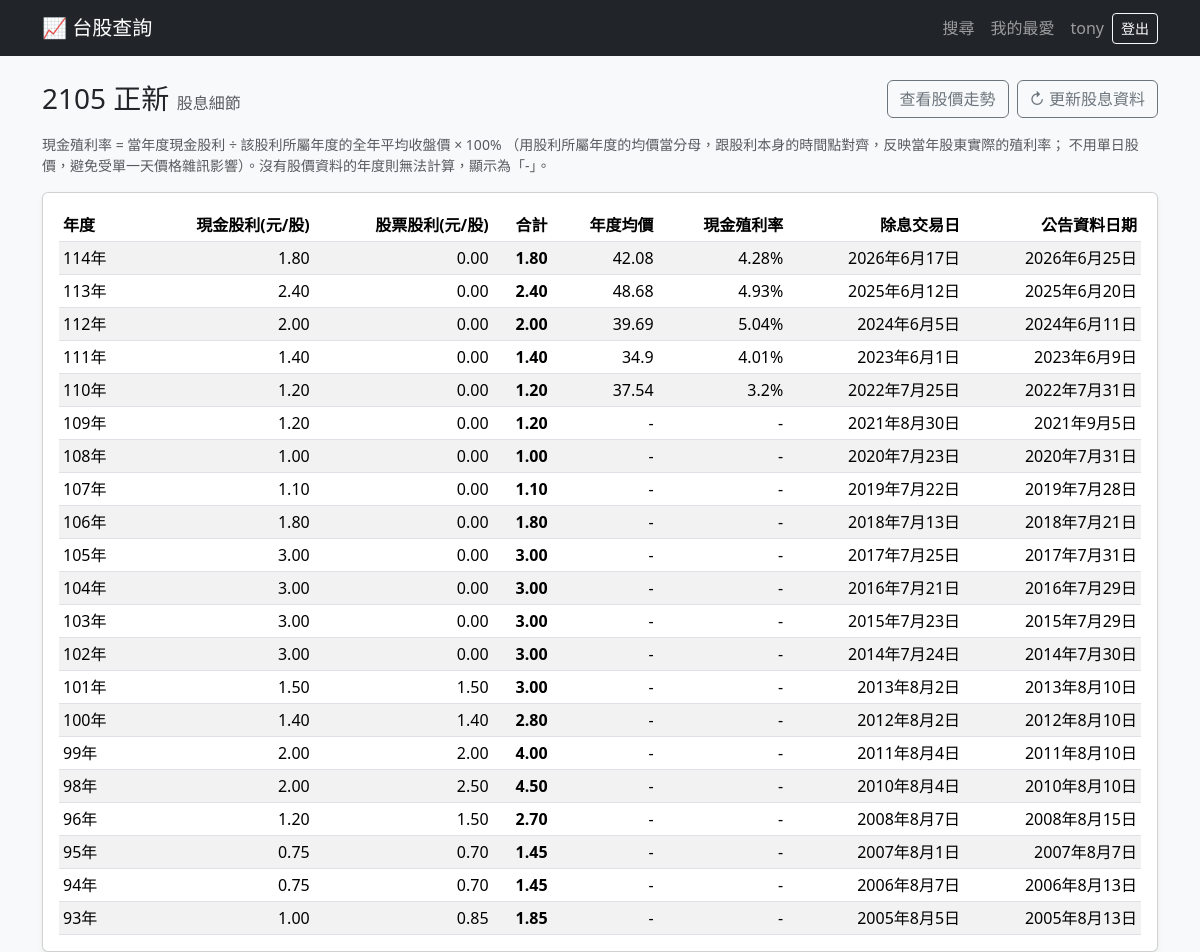
Page /stock/2105/dividends/ (signed in) on the committed database.
### stocks/models.py (models this page shows, shortened)
class Stock(models.Model):
    stock_id = models.CharField("代號", max_length=10, primary_key=True)
    name = models.CharField("名稱", max_length=50)
    industry = models.CharField("產業", max_length=50, blank=True)
    market = models.CharField("市場", max_length=10, blank=True)
    last_fetched = models.DateField("最後抓取日", null=True, blank=True)

class Dividend(models.Model):
    stock = models.ForeignKey(Stock, on_delete=models.CASCADE, related_name="dividends")
    year = models.CharField("股利所屬年度", max_length=10)
    date = models.DateField("公告資料日期")
    cash_dividend = models.FloatField("現金股利(元/股)", default=0.0)
    stock_dividend = models.FloatField("股票股利(元/股)", default=0.0)
    cash_ex_dividend_date = models.DateField("除息交易日", null=True, blank=True)
    class Meta:
        ordering = ["-year", "-date"]
        constraints = [models.UniqueConstraint(fields=["stock", "year", "date"], name="uniq_stock_year_date")]

### stocks/views.py (the view)
# urls.py: path("stock/<str:stock_id>/dividends/", views.stock_dividends, name="stock_dividends"),
@login_required
def stock_dividends(request, stock_id):
    stock = get_object_or_404(Stock, stock_id=stock_id)
    try:
        ensure_dividends(stock)
    except FinMindError as e:
        messages.error(request, str(e))
    rows = stock_dividend_history(stock)
    return render(request, "stocks/stock_dividends.html", {"stock": stock, "rows": rows})

### stocks/finmind.py (called while the page is built, shortened)
def _parse_roc_year(year_str):
    m = re.match(r"\d+", year_str or "")
    return int(m.group()) if m else None

def ensure_dividends(stock, force=False):
    if not force and stock.dividends.exists():
        return

### stocks/templates/stocks/stock_dividends.html (shortened to what this page needs)
{% extends "base.html" %}
{% block content %}
<div class="d-flex justify-content-between align-items-center mb-3">
  <h3 class="mb-0">{{ stock.stock_id }} {{ stock.name }} <small class="text-muted fs-6">股息細節</small></h3>
  <div class="d-flex gap-2">
    <a href="{% url 'stock_detail' stock.stock_id %}" class="btn btn-outline-secondary">查看股價走勢</a>
    <form method="post" action="{% url 'refresh_dividend' stock.stock_id %}">{% csrf_token %}
      <button class="btn btn-outline-secondary">↻ 更新股息資料</button>
    </form>
  </div>
</div>
<small class="text-muted d-block mb-3">
  現金殖利率 = 當年度現金股利 ÷ 該股利所屬年度的全年平均收盤價 × 100%
  （用股利所屬年度的均價當分母，跟股利本身的時間點對齊，反映當年股東實際的殖利率；
  不用單日股價，避免受單一天價格雜訊影響）。沒有股價資料的年度則無法計算，顯示為「-」。
</small>
{% if rows %}
<div class="card shadow-sm"><div class="card-body">
  <table class="table table-sm table-striped text-end mb-0">
    <thead>
      <tr>
        <th class="text-start">年度</th>
        <th>現金股利(元/股)</th>
        <th>股票股利(元/股)</th>
        <th>合計</th>
        <th>年度均價</th>
        <th>現金殖利率</th>
        <th>除息交易日</th>
        <th>公告資料日期</th>
      </tr>
    </thead>
    <tbody>
    {% for r in rows %}
      <tr>
        <td class="text-start">{{ r.year }}</td>
        <td>{{ r.cash|floatformat:2 }}</td>
        <td>{{ r.stock_div|floatformat:2 }}</td>
        <td><strong>{{ r.total|floatformat:2 }}</strong></td>
        <td>{{ r.avg_close|default:"-" }}</td>
        <td>{% if r.yield_pct %}{{ r.yield_pct }}%{% else %}-{% endif %}</td>
        <td>{{ r.cash_ex_dividend_date|default:"-" }}</td>
        <td>{{ r.date }}</td>
      </tr>
    {% endfor %}
    </tbody>
  </table>
</div></div>
{% else %}
<div class="alert alert-warning">目前沒有股息資料（可能該股票尚未配發過股利，或 API 次數已達上限，請稍後再試）。</div>
{% endif %}
{% endblock %}

### stocks/templates/base.html (shortened to what this page needs)
{% load static %}<!doctype html>
<html lang="zh-Hant">
<head>
  <link href="https://cdn.jsdelivr.net/npm/bootstrap@5.3.3/dist/css/bootstrap.min.css" rel="stylesheet">
</head>
<body class="bg-light">
<nav class="navbar navbar-expand navbar-dark bg-dark mb-4">
  <div class="container">
    <a class="navbar-brand" href="{% url 'home' %}">📈 台股查詢</a>
    <div class="navbar-nav ms-auto align-items-center">
      {% if user.is_authenticated %}
        <a class="nav-link" href="{% url 'home' %}">搜尋</a>
        <a class="nav-link" href="{% url 'favorites' %}">我的最愛</a>
        <span class="navbar-text mx-2">{{ user.username }}</span>
        <form method="post" action="{% url 'logout' %}" class="d-inline">{% csrf_token %}
          <button class="btn btn-sm btn-outline-light">登出</button>
        </form>
      {% else %}
        <a class="nav-link" href="{% url 'login' %}">登入</a>
        <a class="nav-link" href="{% url 'signup' %}">註冊</a>
      {% endif %}
    </div>
  </div>
</nav>
<main class="container">
  {% block content %}{% endblock %}
</main>
</body>
</html>

### rows in the picture
Stock: stock_id "2105", name "正新"
Dividend: year "114年", cash_ex_dividend_date "2026年6月17日", date "2026年6月25日"
Dividend: year "113年", cash_ex_dividend_date "2025年6月12日", date "2025年6月20日"
Dividend: year "112年", cash_ex_dividend_date "2024年6月5日", date "2024年6月11日"
Dividend: year "111年", cash_ex_dividend_date "2023年6月1日", date "2023年6月9日"
Dividend: year "110年", cash_ex_dividend_date "2022年7月25日", date "2022年7月31日"
Dividend: year "109年", cash_ex_dividend_date "2021年8月30日", date "2021年9月5日"
Dividend: year "108年", cash_ex_dividend_date "2020年7月23日", date "2020年7月31日"
Dividend: year "107年", cash_ex_dividend_date "2019年7月22日", date "2019年7月28日"
Dividend: year "106年", cash_ex_dividend_date "2018年7月13日", date "2018年7月21日"
Dividend: year "105年", cash_ex_dividend_date "2017年7月25日", date "2017年7月31日"
Dividend: year "104年", cash_ex_dividend_date "2016年7月21日", date "2016年7月29日"
Dividend: year "103年", cash_ex_dividend_date "2015年7月23日", date "2015年7月29日"
Dividend: year "102年", cash_ex_dividend_date "2014年7月24日", date "2014年7月30日"
Dividend: year "101年", cash_ex_dividend_date "2013年8月2日", date "2013年8月10日"
Dividend: year "100年", cash_ex_dividend_date "2012年8月2日", date "2012年8月10日"
Dividend: year "99年", cash_ex_dividend_date "2011年8月4日", date "2011年8月10日"
Dividend: year "98年", cash_ex_dividend_date "2010年8月4日", date "2010年8月10日"
Dividend: year "96年", cash_ex_dividend_date "2008年8月7日", date "2008年8月15日"
Dividend: year "95年", cash_ex_dividend_date "2007年8月1日", date "2007年8月7日"
Dividend: year "94年", cash_ex_dividend_date "2006年8月7日", date "2006年8月13日"
Dividend: year "93年", cash_ex_dividend_date "2005年8月5日", date "2005年8月13日"

### other values in the picture
{{ user.username }} "tony"
{{ r.cash|floatformat:2 }} "1.80" "2.40" "2.00" "1.40" "1.20" "1.20" "1.00" "1.10" "1.80" "3.00" "3.00" "3.00" "3.00" "1.50" "1.40" "2.00" "2.00" "1.20" "0.75" "0.75" "1.00"
{{ r.stock_div|floatformat:2 }} "0.00" "0.00" "0.00" "0.00" "0.00" "0.00" "0.00" "0.00" "0.00" "0.00" "0.00" "0.00" "0.00" "1.50" "1.40" "2.00" "2.50" "1.50" "0.70" "0.70" "0.85"
{{ r.total|floatformat:2 }} "1.80" "2.40" "2.00" "1.40" "1.20" "1.20" "1.00" "1.10" "1.80" "3.00" "3.00" "3.00" "3.00" "3.00" "2.80" "4.00" "4.50" "2.70" "1.45" "1.45" "1.85"
{{ r.avg_close|default:"-" }} "42.08" "48.68" "39.69" "34.9" "37.54" "-" "-" "-" "-" "-" "-" "-" "-" "-" "-" "-" "-" "-" "-" "-" "-"
{{ r.yield_pct }} "4.28" "4.93" "5.04" "4.01" "3.2"
